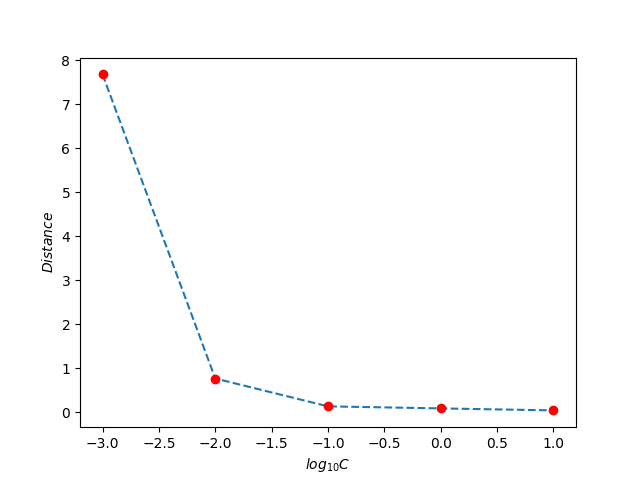

Reproduce this figure in Python.
import numpy as np
import matplotlib.pyplot as plt
import matplotlib.path as mpath
# data pre-processing
train = []
C_array = [1e-3, 1e-2, 1e-1, 1e0, 1e1]

with open("features.train", 'r') as f:
	for line in f:
		train.append([float(i) for i in line.split()])

train = np.asarray(train)

x, y = [], []
for i in train:
	digit, inten, symm = i[0], i[1], i[2]
	x.append([inten, symm])
	y.append(digit)
x, y = np.asarray(x), np.asarray(y)
y[y!=0] = -1
y[y==0] = 1
plot_x, plot_y = [-3, -2, -1, 0, 1], []

def K(x1, x2):
    tmp = np.sqrt(np.dot(x1-x2, x1-x2))**2
    return np.exp(-80*tmp)

def distance(clf):
	w = 0.0
	n = len(clf.support_)
	for i in range(n):
		for j in range(n):
			x1 = x[clf.support_[i]]
			x2 = x[clf.support_[j]]
			w += clf.dual_coef_[0][i] * clf.dual_coef_[0][j] * K(x1,x2)
	
	w = np.sqrt(w)
	return 1/w

from sklearn import svm
for c in C_array:
	print(c)
	clf = svm.SVC(C = c, gamma = 80, kernel = 'rbf')
	clf.fit(x, y)
	plot_y.append(distance(clf))

plot_x, plot_y = np.asarray(plot_x), np.asarray(plot_y)
plt.plot(plot_x, plot_y, marker = 'o', mec = 'red', mfc = 'red', linestyle = '--')
plt.xlabel(r'$log_{10} C$')
plt.ylabel(r'$Distance$')
plt.savefig('14.png')
plt.show()
